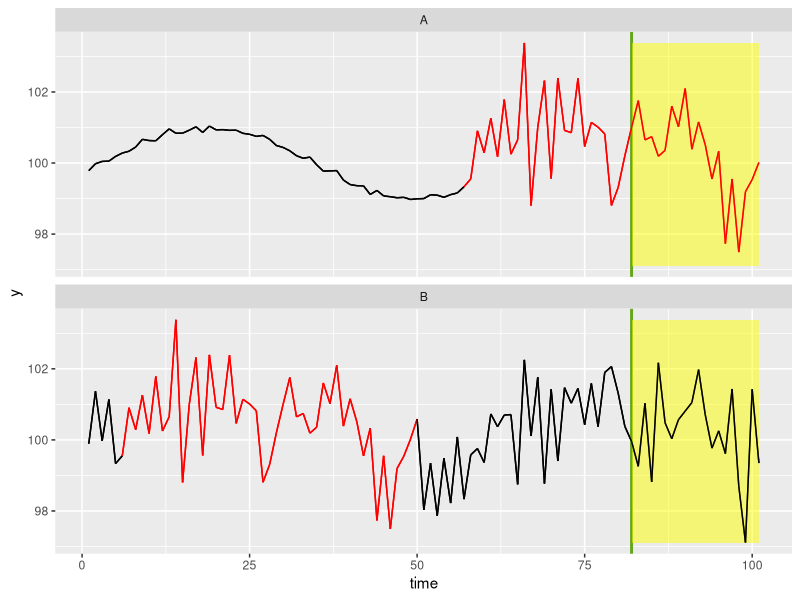

R code for this plot:
library(tidyverse)

##---- Figure 1 ----
set.seed(15102020)
t <- seq(0, 10, 0.1)
y <- sin(t) + rnorm(100)
y <- y + 100
time <- 1:length(t)
col1 <- c(rep(1, 5), rep(0, 44), rep(1, 52))
traintest <- c(rep(1, 81), rep(0, 20))
h1 <- c(rep(1, 5), rep(0, 24), rep(1, 72))
h2 <- c(rep(1, 5), rep(0, 44), rep(1, 52))
df1 <- data.frame(y=y, time=time, col=col1, traintest=traintest, h=rep(1, 101),
                  h1=h1, h3=col1)
t2 <- seq(0, 10, 0.1)
y2 <- cos(t2) + rnorm(25, sd=0.05) + 100
y2 <- c(y2, y[5:50])
t3 <- 1: 101
col2 <- c(rep(1, 101), rep(0, 46))
h <- c(rep(1, 101), rep(0, 26), rep(1, 20))[46:146]
df2 <- data.frame(y=y2[46:146], time=t3, col=col2[46:146], traintest=traintest,
                  h=h, h1=h, h3=h)
dfCombined <- bind_rows(df2, df1)
dfCombined$dfindex <- c(rep("A", nrow(df1)), rep("B", nrow(df2)))
ggplot(dfCombined, aes(y=y, x=time, col=factor(col)), group=1) +
  scale_colour_manual(values = c("red", "black")) +
  geom_line() +  aes(group=NA) +
  geom_vline(xintercept=82,colour="#66a61e", lwd=1) +
  facet_wrap(vars(dfindex), ncol=1) +
  theme(legend.position = "none") +
  annotate("rect", xmin = 82, xmax = 101, ymin = 97.11, ymax = 103.38,
           alpha = 0.5, fill = c("yellow") ) +
  geom_line()
